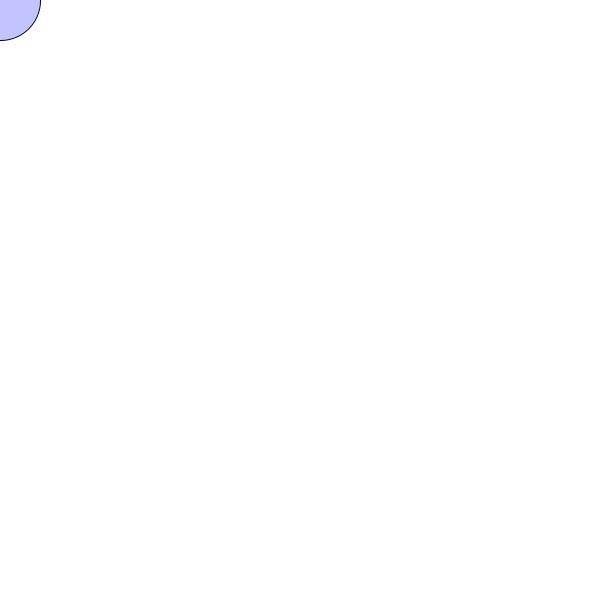
Frame 1 (no input)
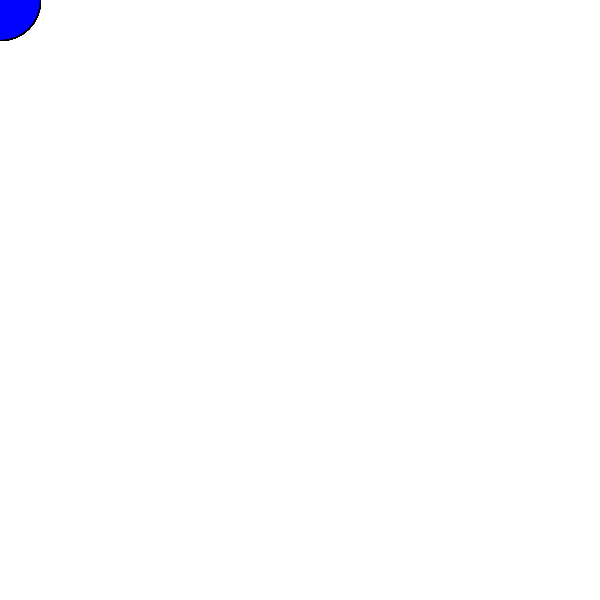
Frame 60 (the mouse pressed at the canvas centre just before this capture)
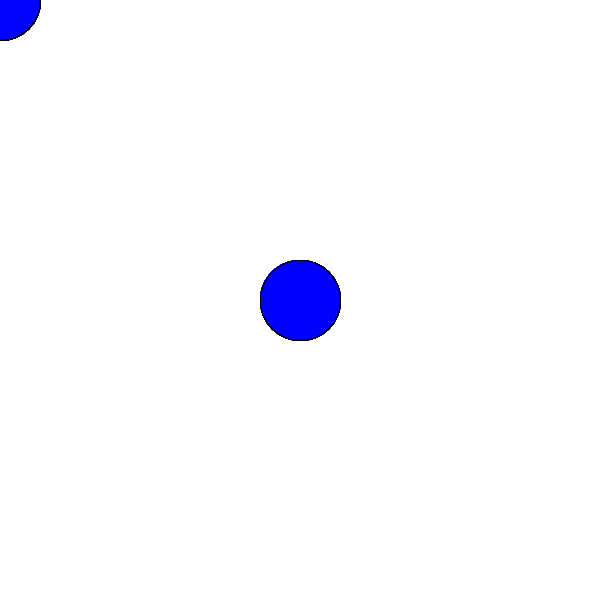
Frame 120 (the mouse held since frame 60 and released just before this capture)

The Processing sketch that drew these frames (run headless with seeded random() and noise(); from frame 60 on, the mouse is pressed at the canvas centre):

// Processing sketch: processing_182590
// ── processing_182590.pde

void setup() {
  size(600, 600);
  background(255);
}

void draw() {
  if (mousePressed) {
    fill(0, 0, 255);
  } else {
    fill(0, 0, 255, 60);
  }
  ellipse(mouseX, mouseY, 80, 80);
}
